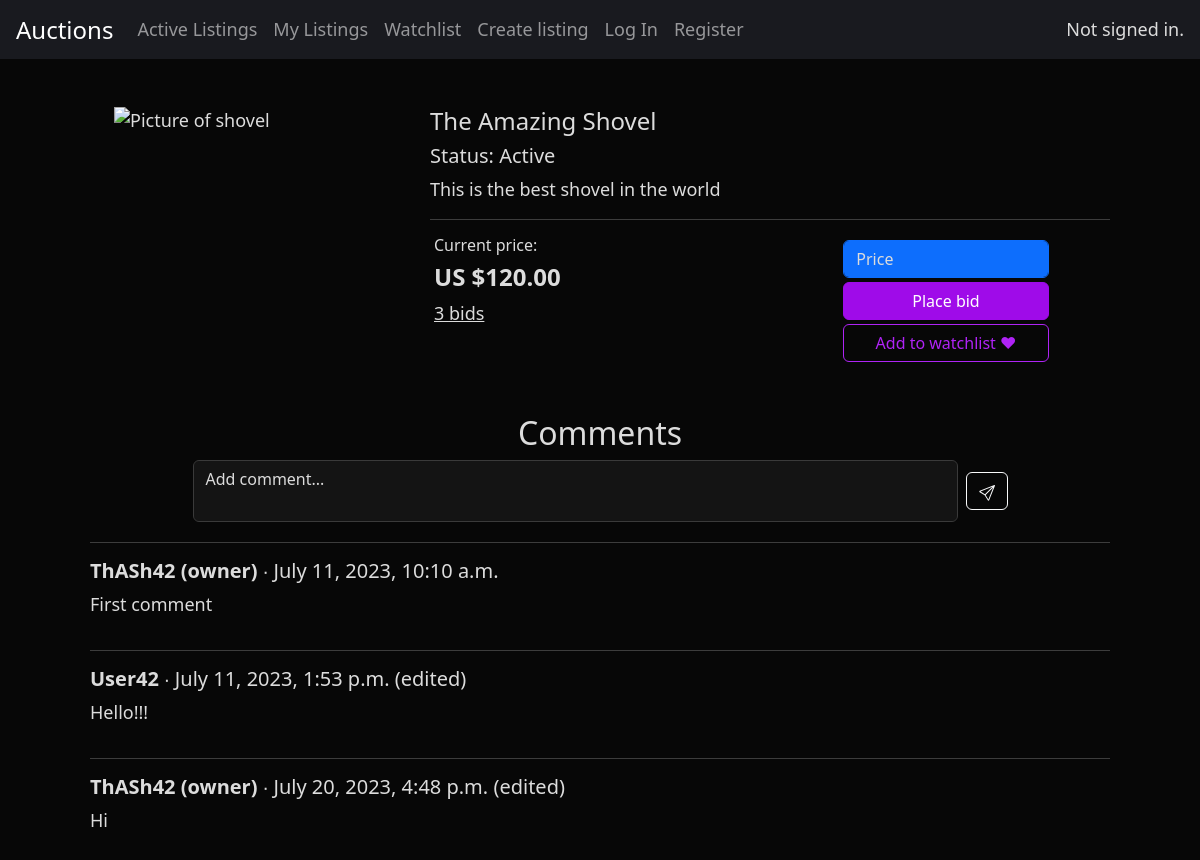
The page /listing/1 on the database as committed earlier.
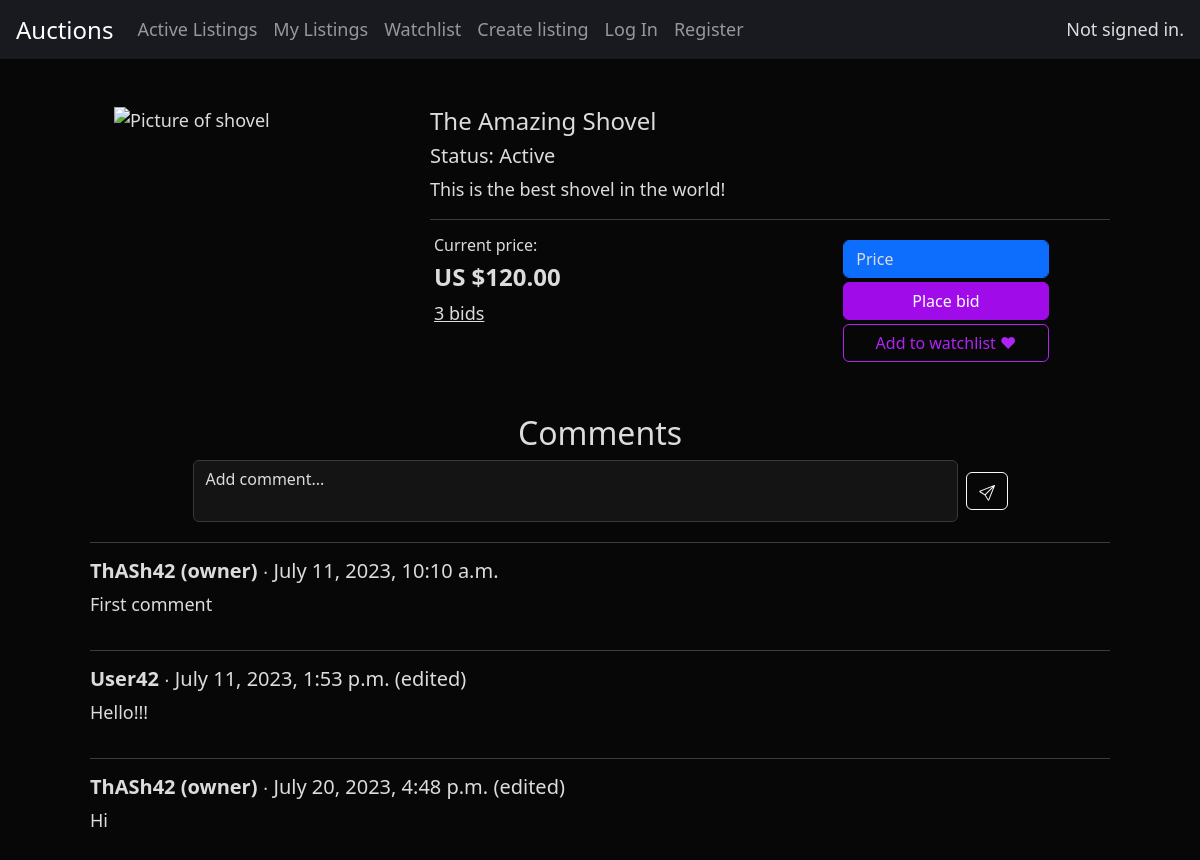
The same page on the database as committed later.
### auctions/models.py (models this page shows, shortened)
class Listing(models.Model):
    owner = models.ForeignKey(User, on_delete=models.CASCADE, related_name="owner")
    title = models.CharField(max_length=64)
    description = models.TextField()
    start_bid = models.DecimalField(max_digits=20, decimal_places=2)
    image = models.URLField(max_length=256)
    bids = models.ManyToManyField(Bid, blank=True, related_name="bids")
    time = models.OneToOneField(Time, on_delete=models.SET_NULL, null=True)
    condition = models.CharField(
        max_length=16, null=True, choices=CONDITION_CHOICES
    )
    category = models.CharField(
        max_length=32, default=None, null=True, blank=True, choices=CATEGORY_CHOICES
    )
    active_status = models.CharField(
        max_length=16, default="active", choices=STATUS_CHOICES
    )
    watchlist = models.ManyToManyField(User, blank=True, related_name="watching_users")
    comments = models.ManyToManyField(Comment, blank=True, related_name="comments")
    winner = models.OneToOneField(
        User, on_delete=models.SET_NULL, blank=True, null=True, default=None
    )

### auctions/views.py (the view)
# urls.py: path("listing/<int:listing_id>", views.listing, name="listing"),
def listing(request, listing_id):
    listing = Listing.objects.get(pk=listing_id)
    is_watching = request.user in listing.watchlist.all()
    owner_id = listing.owner.id
    is_owner = True if request.user.id == owner_id else False
    comments = listing.comments.all()
    current_price = get_price(listing)
    for category_tuple in CATEGORY_CHOICES:
        if category_tuple[0] == listing.category:
            category = category_tuple[1]
            break
    return render(request, "auctions/listing.html", {
        "listing": listing,
        "is_watching": is_watching,
        "comments": comments,
        "is_owner": is_owner,
        "current_price": current_price,
        "category": category,
    })

### auctions/utilities.py (called while the page is built)
def get_price(listing):
    if listing.bids.exists():
        bid = listing.bids.order_by('-price').first()
        return bid.price
    else:
        return listing.start_bid

### auctions/templates/auctions/listing.html (shortened to what the changed rows need)
{% extends 'auctions/layout.html' %}
{% block body %}
<div class="m-lg-5">
    <section class="mb-3">
        <div class="row g-0">
            <div class="col-md">
                <div>
                    <div class="mb-2">
                        <h4>
                            {{ listing.title }}
                        </h4>
                        <h5 class="card-text">
                            {% if listing.active_status == "active" %}
                            Status: Active
                            {% elif listing.active_status == "inactive" %}
                            Status: Inactive
                            {% else %}
                            Status: Closed
                            {% endif %}
                        </h5>
                    </div>
                    <div>
                        <p>{{ listing.description }}</p>
                    </div>
                </div>
                <div class="d-flex row">
                    <div class="col-sm-6 px-3">
                        <div>
                            <a class="underlined" href="{% url 'bids' listing.id %}">
                                {{ listing.bids.count }}
                                {% if listing.bids.count == 1 %}
                                    bid
                                {% else %}
                                    bids
                                {% endif %}
                            </a>
                        </div>
                    </div>
                </div>
            </div>
        </div>
    </section>
    <section class="mt-5">
        <h2 class="text-center mb-1">Comments</h2>
    </section>
</div>
{% endblock body %}

Rows that differ between the two databases and show on the page:
changed Listing "The Amazing Shovel": description "This is the best shovel in the world" → "This is the best shovel in the world!"
